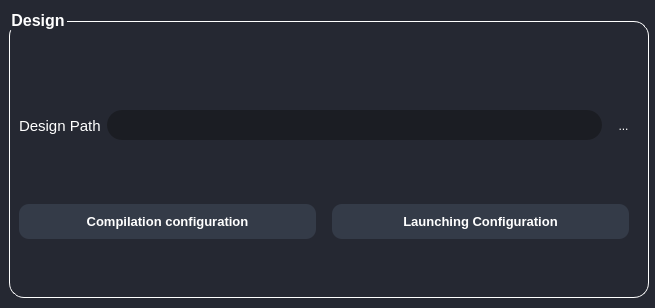
<?xml version="1.0" encoding="UTF-8"?>
<ui version="4.0">
 <class>DesignBoxWidget</class>
 <widget class="QWidget" name="DesignBoxWidget">
  <property name="geometry">
   <rect>
    <x>0</x>
    <y>0</y>
    <width>655</width>
    <height>308</height>
   </rect>
  </property>
  <property name="windowTitle">
   <string>Form</string>
  </property>
  <property name="styleSheet">
   <string notr="true">QWidget{
	border-radius: 15px;
	background-color: rgb(37, 40, 50);
}
QGroupBox{
background-color:rgb(37, 40, 50);
color:white;
font-size:16px;
border:1px solid white;
border-radius:10px;
font-weight:bold;
}
QLabel{
color: white;

}
QLineEdit{
	border: 0px solid rgb(37, 39, 48);
	height: 30px;
	border-radius: 15px;
	color: white;
	padding-left: 20px;
	padding-right: 20px;
	background-color: rgb(27, 29, 35);
}
QLineEdit:hover{
	border: 2px solid rgb(64, 71, 88)
}
QLineEdit:focus{
	border: 3px solid rgb(91, 101, 124);
	color: white;
}
QLineEdit:disabled {
	background-color: #808080;
}
/* ToolButton */
QToolButton {
	border: 0px;
	width: 28px;
	height: 28px;
	background-color: transparent;
	color: rgb(255, 255, 255);
	border-radius: 15px;
}
QToolButton:hover {
	background-color: rgb(57, 65, 80);
	border: 2px solid rgb(61, 70, 86);
}
QToolButton:pressed {
	background-color: rgb(35, 40, 49);
	border: 2px solid rgb(43, 50, 61);
}
QPushButton{
	background-color: rgb(27, 29, 35);
}
QPushButton {
	border: 0px solid rgb(52, 59, 72);
	color: rgb(255, 255, 255);
	border-radius: 10px;
	margin-right:10px;
}
QPushButton:hover {
	background-color: rgb(57, 65, 80);
	border: 5px solid transparent;
}
QPushButton:pressed {
	background-color: rgb(35, 40, 49);
	border: 7px solid transparent;
}
QPushButton:disabled {
	background-color: rgb(102, 109, 122);
	color: rgb(168, 168, 168);
}
QGroupBox::title
{
font-size:220;
}
</string>
  </property>
  <layout class="QVBoxLayout" name="verticalLayout_2">
   <property name="spacing">
    <number>8</number>
   </property>
   <property name="leftMargin">
    <number>9</number>
   </property>
   <property name="rightMargin">
    <number>6</number>
   </property>
   <property name="bottomMargin">
    <number>10</number>
   </property>
   <item>
    <widget class="QGroupBox" name="DesignBox">
     <property name="styleSheet">
      <string notr="true">QWidget{
	border-radius: 15px;
	background-color: rgb(37, 40, 50);
}
QCheckBox{
	color: rgb(255, 255, 255);
	font-size: 11pt;
}
QComboBox {
	background-color: rgb(52, 59, 72);
	border: 1px solid rgb(49, 54, 65);
	height: 30px;
	border-radius: 10px;
	padding-left: 10px;
	padding-right: 15px;
	color: rgb(255, 255, 255);
}
QComboBox QAbstractItemView {
    background-color:rgb(27, 29, 35);
	border: 0px;
	color: #fff;
    selection-background-color: rgb(22, 51, 79);
    outline: none;
}
QComboBox QAbstractItemView::item:selected {
    background-color: rgb(22, 51, 79);
}
QComboBox:on {
	border: 0px solid rgb(61, 70, 86);
	background-color: rgb(57, 65, 80)
}
QComboBox QListView {
	background-color: rgb(27, 29, 35);
	border-radius: 10px;
	color: #FFF;
	padding: 10px;
}
QComboBox:disabled {
	background-color: #808080;
}
/* Label */
QLabel{
	color: rgb(255, 255, 255);
	font-size: 11pt;

}
QLineEdit{
	border: 0px solid rgb(37, 39, 48);
	height: 30px;
	border-radius: 15px;
	color: white;
	padding-left: 20px;
	padding-right: 20px;
	background-color: rgb(27, 29, 35);
}
QLineEdit:hover{
	border: 2px solid rgb(64, 71, 88)
}
QLineEdit:focus{
	border: 3px solid rgb(91, 101, 124);
	color: white;
}
QLineEdit:disabled {
	background-color: #808080;
}
/* QGroupBox  */
QGroupBox{
	margin-top: 10px;
	background-color: transparent;
    border: 1px solid rgb(255, 255, 255);
	padding-top: 20px;
}
QGroupBox::title{
	color: rgb(255, 255, 255);
	font-size: 12pt;
	margin-top: 10px;
	bottom: 20px;
	font-style:bold;

}
/* Button */
QPushButton {
	border: 0px solid rgb(52, 59, 72);
	background-color: rgb(52, 59, 72);
	color: rgb(255, 255, 255);
	border-radius: 10px;
	margin-right:10px;
}
QPushButton:hover {
	background-color: rgb(57, 65, 80);
	border: 5px solid transparent;
}
QPushButton:pressed {
	background-color: rgb(35, 40, 49);
	border: 7px solid transparent;
}
QPushButton:disabled {
	background-color: rgb(102, 109, 122);
	color: rgb(168, 168, 168);
}
</string>
     </property>
     <property name="title">
      <string>Design</string>
     </property>
     <property name="flat">
      <bool>true</bool>
     </property>
     <layout class="QVBoxLayout" name="verticalLayout">
      <property name="topMargin">
       <number>5</number>
      </property>
      <property name="rightMargin">
       <number>9</number>
      </property>
      <item>
       <layout class="QHBoxLayout" name="horizontalLayout" stretch="0,0">
        <property name="spacing">
         <number>0</number>
        </property>
        <property name="sizeConstraint">
         <enum>QLayout::SetNoConstraint</enum>
        </property>
        <property name="bottomMargin">
         <number>8</number>
        </property>
        <item>
         <spacer name="horizontalSpacer">
          <property name="orientation">
           <enum>Qt::Horizontal</enum>
          </property>
          <property name="sizeHint" stdset="0">
           <size>
            <width>40</width>
            <height>0</height>
           </size>
          </property>
         </spacer>
        </item>
        <item>
         <widget class="QPushButton" name="delete_pushButton">
          <property name="styleSheet">
           <string notr="true">background:none;
</string>
          </property>
          <property name="text">
           <string/>
          </property>
          <property name="icon">
           <iconset>
            <normaloff>../IconsImages/delete.png</normaloff>../IconsImages/delete.png</iconset>
          </property>
          <property name="iconSize">
           <size>
            <width>35</width>
            <height>25</height>
           </size>
          </property>
         </widget>
        </item>
       </layout>
      </item>
      <item>
       <spacer name="verticalSpacer">
        <property name="orientation">
         <enum>Qt::Vertical</enum>
        </property>
        <property name="sizeType">
         <enum>QSizePolicy::Preferred</enum>
        </property>
        <property name="sizeHint" stdset="0">
         <size>
          <width>20</width>
          <height>23</height>
         </size>
        </property>
       </spacer>
      </item>
      <item>
       <layout class="QHBoxLayout" name="DesignPath_horizontalLayout">
        <property name="sizeConstraint">
         <enum>QLayout::SetNoConstraint</enum>
        </property>
        <item>
         <widget class="QLabel" name="DesignPath_label">
          <property name="font">
           <font>
            <family>MS Shell Dlg 2</family>
            <pointsize>11</pointsize>
            <italic>false</italic>
            <bold>false</bold>
           </font>
          </property>
          <property name="lineWidth">
           <number>0</number>
          </property>
          <property name="text">
           <string>Design Path</string>
          </property>
         </widget>
        </item>
        <item>
         <widget class="QLineEdit" name="DesignPath_lineEdit">
          <property name="focusPolicy">
           <enum>Qt::ClickFocus</enum>
          </property>
          <property name="styleSheet">
           <string notr="true"/>
          </property>
         </widget>
        </item>
        <item>
         <widget class="QToolButton" name="BrowseDesignPath_button">
          <property name="styleSheet">
           <string notr="true"/>
          </property>
          <property name="text">
           <string>...</string>
          </property>
          <property name="icon">
           <iconset>
            <normaloff>:/icons/icons/folder_icon.png</normaloff>:/icons/icons/folder_icon.png</iconset>
          </property>
         </widget>
        </item>
       </layout>
      </item>
      <item>
       <spacer name="verticalSpacer_2">
        <property name="orientation">
         <enum>Qt::Vertical</enum>
        </property>
        <property name="sizeType">
         <enum>QSizePolicy::Preferred</enum>
        </property>
        <property name="sizeHint" stdset="0">
         <size>
          <width>20</width>
          <height>51</height>
         </size>
        </property>
       </spacer>
      </item>
      <item>
       <layout class="QHBoxLayout" name="Configurations_horizontalLayout">
        <property name="sizeConstraint">
         <enum>QLayout::SetNoConstraint</enum>
        </property>
        <item>
         <widget class="QPushButton" name="CompilationConfig_button">
          <property name="sizePolicy">
           <sizepolicy hsizetype="Preferred" vsizetype="Fixed">
            <horstretch>0</horstretch>
            <verstretch>0</verstretch>
           </sizepolicy>
          </property>
          <property name="minimumSize">
           <size>
            <width>150</width>
            <height>35</height>
           </size>
          </property>
          <property name="font">
           <font>
            <pointsize>10</pointsize>
            <bold>true</bold>
           </font>
          </property>
          <property name="focusPolicy">
           <enum>Qt::NoFocus</enum>
          </property>
          <property name="styleSheet">
           <string notr="true"/>
          </property>
          <property name="text">
           <string>Compilation configuration</string>
          </property>
         </widget>
        </item>
        <item>
         <widget class="QPushButton" name="LaunchingConfig_button">
          <property name="sizePolicy">
           <sizepolicy hsizetype="Preferred" vsizetype="Fixed">
            <horstretch>0</horstretch>
            <verstretch>0</verstretch>
           </sizepolicy>
          </property>
          <property name="minimumSize">
           <size>
            <width>150</width>
            <height>35</height>
           </size>
          </property>
          <property name="font">
           <font>
            <pointsize>10</pointsize>
            <bold>true</bold>
           </font>
          </property>
          <property name="focusPolicy">
           <enum>Qt::NoFocus</enum>
          </property>
          <property name="styleSheet">
           <string notr="true"/>
          </property>
          <property name="text">
           <string>Launching Configuration</string>
          </property>
         </widget>
        </item>
       </layout>
      </item>
      <item>
       <spacer name="verticalSpacer_3">
        <property name="orientation">
         <enum>Qt::Vertical</enum>
        </property>
        <property name="sizeType">
         <enum>QSizePolicy::Preferred</enum>
        </property>
        <property name="sizeHint" stdset="0">
         <size>
          <width>20</width>
          <height>41</height>
         </size>
        </property>
       </spacer>
      </item>
     </layout>
    </widget>
   </item>
  </layout>
 </widget>
 <resources/>
 <connections/>
</ui>
